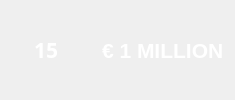
       <widget class="QFrame" name="stage15">
        <property name="enabled">
         <bool>false</bool>
        </property>
        <property name="styleSheet">
         <string notr="true">QFrame:disabled  {
	color: white; 
}
</string>
        </property>
        <layout class="QHBoxLayout" name="stage_15">
         <property name="topMargin">
          <number>9</number>
         </property>
         <property name="bottomMargin">
          <number>9</number>
         </property>
         <item>
          <spacer name="horizontalSpacer_17">
           <property name="orientation">
            <enum>Qt::Horizontal</enum>
           </property>
           <property name="sizeType">
            <enum>QSizePolicy::Fixed</enum>
           </property>
           <property name="sizeHint" stdset="0">
            <size>
             <width>23</width>
             <height>20</height>
            </size>
           </property>
          </spacer>
         </item>
         <item>
          <widget class="QLabel" name="label_16">
           <property name="maximumSize">
            <size>
             <width>26</width>
             <height>16777215</height>
            </size>
           </property>
           <property name="font">
            <font>
             <family>OpenSymbol</family>
             <pointsize>16</pointsize>
             <weight>75</weight>
             <bold>true</bold>
            </font>
           </property>
           <property name="text">
            <string>15</string>
           </property>
          </widget>
         </item>
         <item>
          <spacer name="horizontalSpacer_23">
           <property name="orientation">
            <enum>Qt::Horizontal</enum>
           </property>
           <property name="sizeType">
            <enum>QSizePolicy::Fixed</enum>
           </property>
           <property name="sizeHint" stdset="0">
            <size>
             <width>12</width>
             <height>20</height>
            </size>
           </property>
          </spacer>
         </item>
         <item>
          <widget class="QWidget" name="widget_15" native="true">
           <property name="maximumSize">
            <size>
             <width>15</width>
             <height>15</height>
            </size>
           </property>
           <property name="styleSheet">
            <string notr="true">border-image:url(:/images/counter_gem.png);</string>
           </property>
          </widget>
         </item>
         <item>
          <spacer name="horizontalSpacer_45">
           <property name="orientation">
            <enum>Qt::Horizontal</enum>
           </property>
           <property name="sizeType">
            <enum>QSizePolicy::Fixed</enum>
           </property>
           <property name="sizeHint" stdset="0">
            <size>
             <width>20</width>
             <height>20</height>
            </size>
           </property>
          </spacer>
         </item>
         <item>
          <widget class="QLabel" name="label_30">
           <property name="font">
            <font>
             <pointsize>16</pointsize>
             <weight>75</weight>
             <bold>true</bold>
            </font>
           </property>
           <property name="text">
            <string>€ 1 MILLION</string>
           </property>
          </widget>
         </item>
        </layout>
       </widget>
